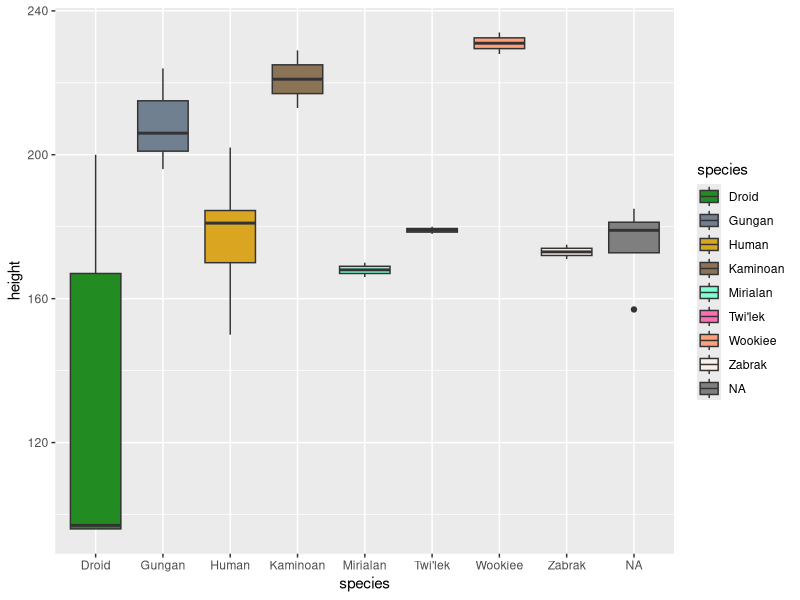
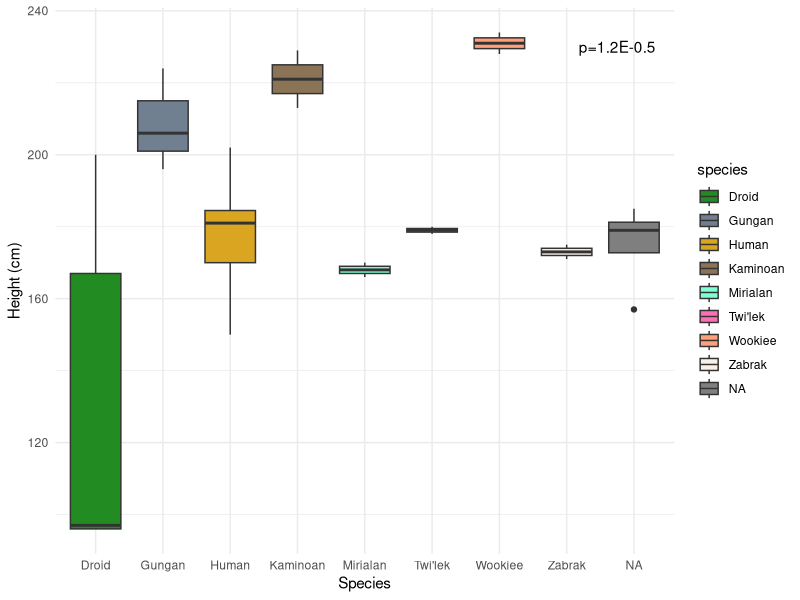
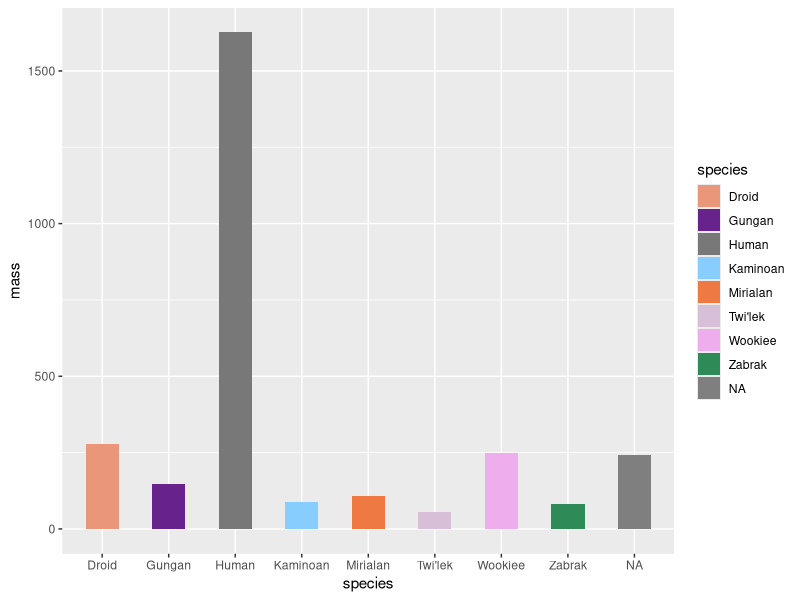
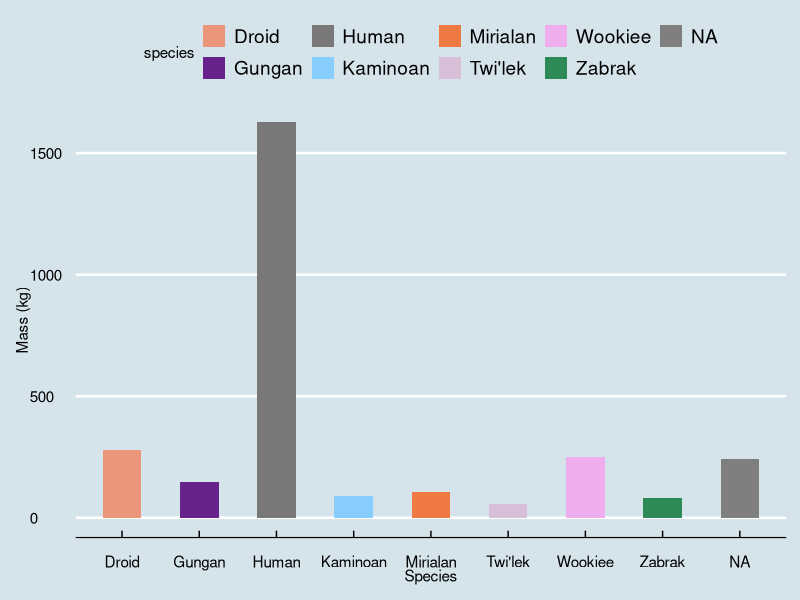
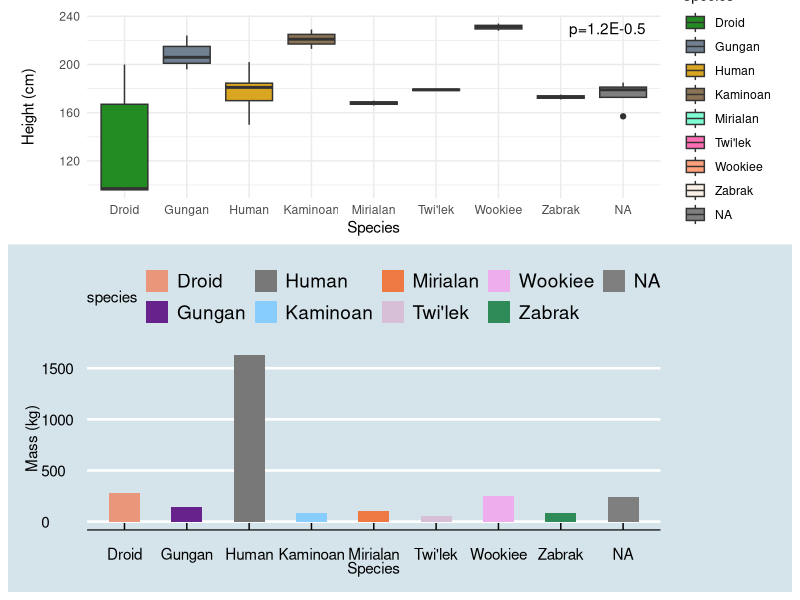

These charts were generated, in order, by the following R code:
## ---- chunk 1
library(tidyverse)
view(starwars)

newtibble <- starwars %>%
  group_by(species) %>%
  summarize(TotalNumber=n()) %>%
  filter(TotalNumber>1)
newtibble

sw <- starwars %>%
  filter(species %in% newtibble$species)
## ---- chunk 2
anyNA(sw)
sw
clean <- sw[complete.cases(sw[,2]),]
clean
clean2 <-group_by(clean, species)
summarize(clean2, mean(height), median(height), sd(height))
## ---- chunk 3
palete <- c("forestgreen", "slategray", "goldenrod", "burlywood4", "aquamarine1", "hotpink1", "lightsalmon", "linen", "tan")
p1 <- ggplot(data=clean2, mapping=aes(x=species, y=height, fill=species)) + geom_boxplot() + scale_fill_manual(values=palete)
p1
p2 <- p1 + theme_minimal(base_family = "sans") + labs(y="Height (cm)", x="Species") + annotate(geom="text", label="p=1.2E-0.5", x=8.75, y=230)
p2
## ---- chunk 4
library(ggthemes)
newtibble <- starwars %>%
  group_by(species) %>%
  summarize(TotalNumber=n()) %>%
  filter(TotalNumber>1)
newtibble

sw <- starwars %>%
  filter(species %in% newtibble$species)

anyNA(sw)
sw
clean <- sw[complete.cases(sw[,2]),]
clean
clean2 <-group_by(clean, species)
summarize(clean2, mean(mass), median(mass), sd(mass))

palete <- c("darksalmon", "darkorchid4", "gray47", "skyblue1", "sienna2", "thistle", "plum2", "seagreen", "midnightblue")
g1 <- ggplot(data=clean2, mapping=aes(x=species, y=mass, fill=species)) +  geom_bar(stat="identity", width=.5) + scale_fill_manual(values=palete)
g1
g2 <- g1 + theme_economist(base_family = "sans") + labs(y="Mass (kg)", x="Species")
g2
## ---- chunk 5
library(patchwork)
p2 / g2
